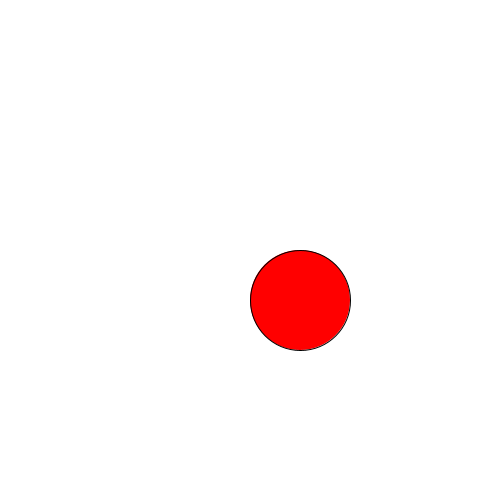
Frame 1 (no input)
Frame 60 (the mouse pressed at the canvas centre just before this capture): identical to frame 1, image omitted
Frame 120 (the mouse held since frame 60 and released just before this capture): identical to frame 1, image omitted

The Processing sketch that drew this single still picture (run headless with seeded random() and noise(); from frame 60 on, the mouse is pressed at the canvas centre):

// Processing sketch: overObj
// ── overObj.pde
void setup() {
  size(500, 500);
}

void draw() {
  background(255);
  
  // Проверяем, находится ли курсор над кругом
  if (mouseX > 250 && mouseX < 350 && mouseY > 250 && mouseY < 350) {
    // Рисуем попап
    fill(0);
    rect(10, 10, 100, 100);
    ellipse(300, 300, 110, 110);
    fill (111,111,111);
  }
  
  // Рисуем круг
  fill(255, 0, 0);
  ellipse(300, 300, 100, 100);
}
